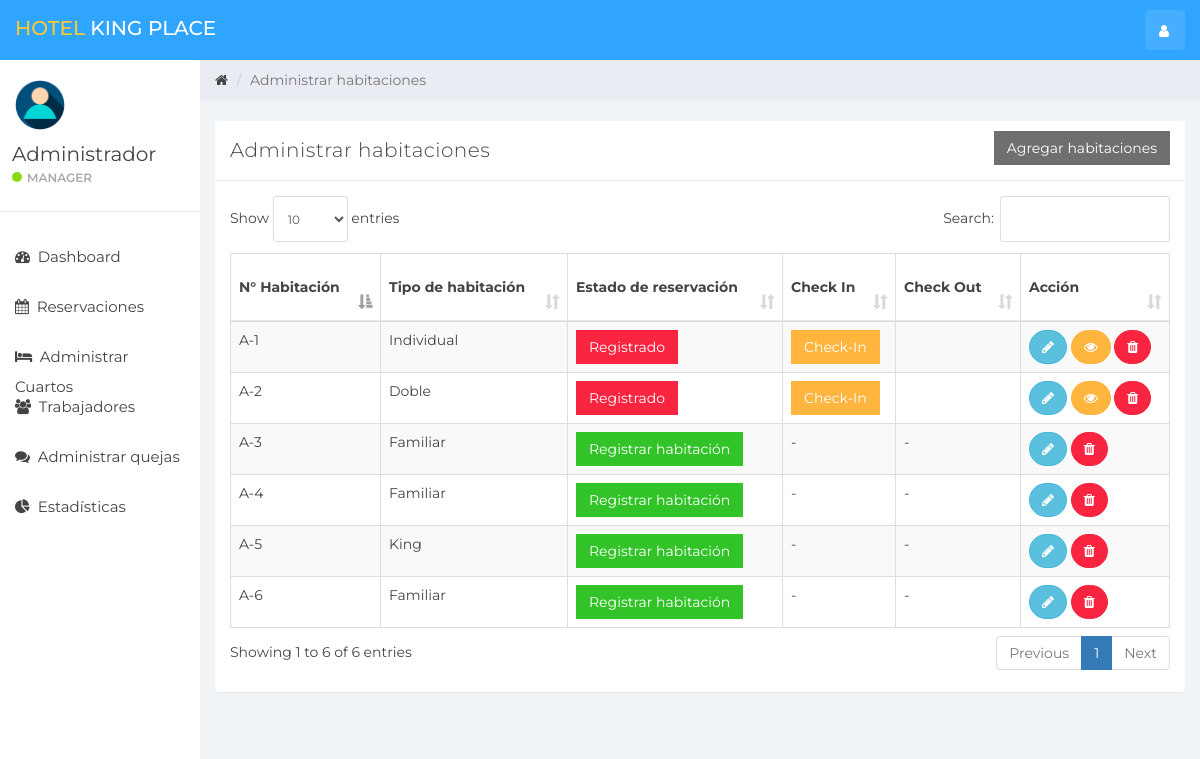
The page / (signed in) on the database as committed earlier.
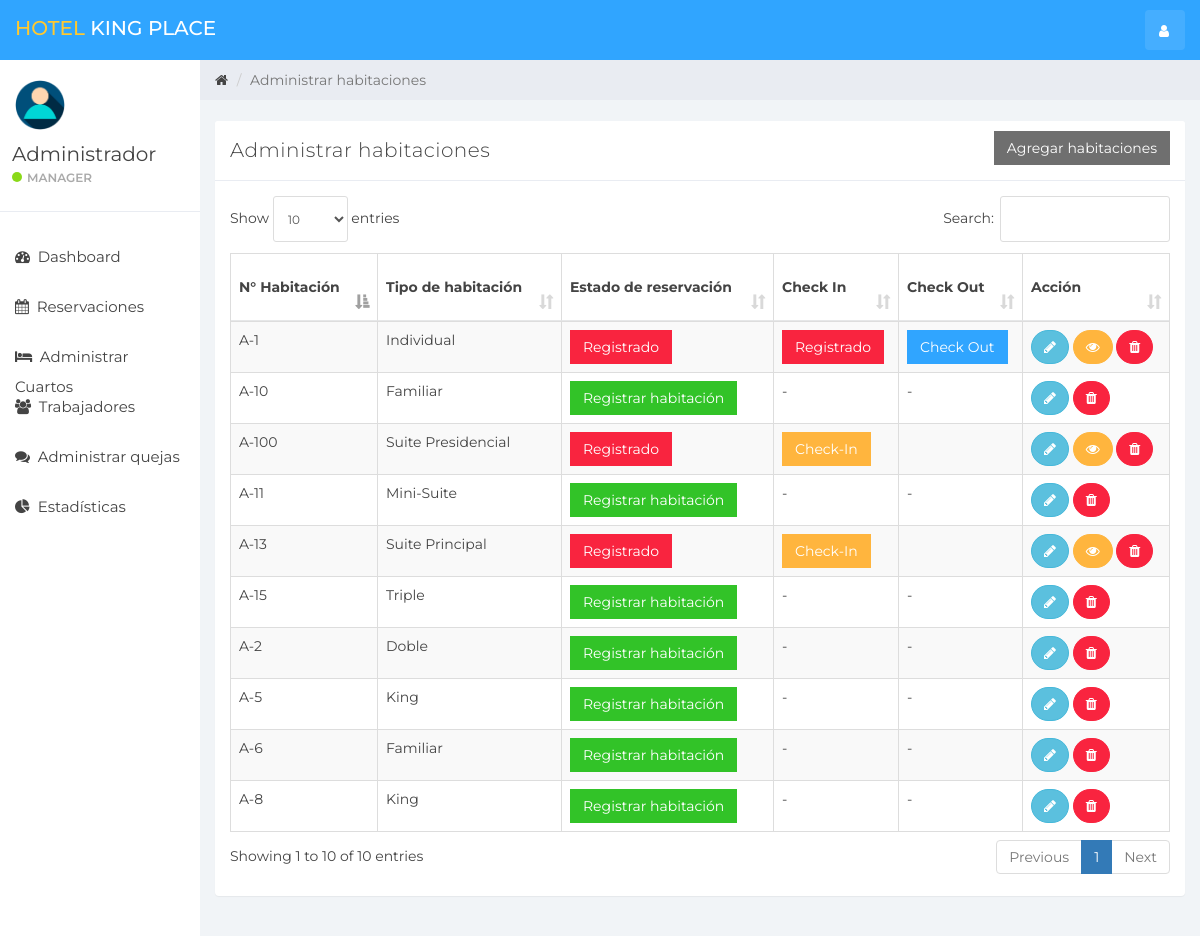
The same page on the database as committed later.
### tables this page shows
CREATE TABLE `habitacion` (
  `id_habitacion` int(10) NOT NULL,
  `id_tipohabitacion` int(10) NOT NULL,
  `numeroHabitacion` varchar(10) NOT NULL,
  `estado` tinyint(1) DEFAULT NULL,
  `check_in_Estado` tinyint(1) NOT NULL,
  `check_out_Estado` tinyint(1) NOT NULL,
  `EliminarEstado` tinyint(1) DEFAULT 0
);

CREATE TABLE `tipohabitacion` (
  `id_tipohabitacion` int(10) NOT NULL,
  `tipohabitacion` varchar(100) NOT NULL,
  `precio` int(10) NOT NULL,
  `maximopersona` int(10) NOT NULL
);

### manejo_cuart.php (the view, shortened to what the changed rows need)
<div class="col-sm-9 col-sm-offset-3 col-lg-10 col-lg-offset-2 main">
    <div class="row">
        <ol class="breadcrumb">
            <li><a href="#">
                    <em class="fa fa-home"></em>
                </a></li>
            <li class="active">Administrar habitaciones</li>
        </ol>
    </div>
    <br>
    <div class="row">
        <div class="col-lg-12">
        </div>
    </div>
    <div class="row">
        <div class="col-lg-12">
            <div class="panel panel-default">
                <div class="panel-heading">Administrar habitaciones
                    <button class="btn btn-secondary pull-right" style="border-radius:0%" data-toggle="modal" data-target="#addRoom">Agregar habitaciones</button>
                </div>
                <div class="panel-body">
                    <table class="table table-striped table-bordered table-responsive" cellspacing="0" width="100%"
                           id="rooms">
                        <thead>
                        <tr>
                            <th>N° Habitación</th>
                            <th>Tipo de habitación</th>
                            <th>Estado de reservación</th>
                            <th>Check In</th>
                            <th>Check Out</th>
                            <th>Acción</th>
                        </tr>
                        </thead>
                        <tbody>
                        <?php
                        $room_query = "SELECT * FROM habitacion NATURAL JOIN tipohabitacion WHERE EliminarEstado = 0";
                        $rooms_result = mysqli_query($connection, $room_query);
                        if (mysqli_num_rows($rooms_result) > 0) {
                            while ($rooms = mysqli_fetch_assoc($rooms_result)) { ?>
                                <tr>
                                    <td><?php echo $rooms['numeroHabitacion'] ?></td>
                                    <td><?php echo $rooms['tipohabitacion'] ?></td>
                                    <td>
                                        <?php
                                        if ($rooms['estado'] == 0) {
                                            echo '<a href="index.php?reservation&id_habitacion=' . $rooms['id_habitacion'] . '&id_tipohabitacion=' . $rooms['id_tipohabitacion'] . '" class="btn btn-success" style="border-radius:0%">Registrar habitación</a>';
                                        } else {
                                            echo '<a href="#" class="btn btn-danger" style="border-radius:0%">Registrado</a>';
                                        }
                                        ?>
                                    <td>
                                        <?php
                                        if ($rooms['estado'] == 1 && $rooms['check_in_Estado'] == 0) {
                                            echo '<button class="btn btn-warning" id="checkInRoom"  data-id="' . $rooms['id_habitacion'] . '" data-toggle="modal" style="border-radius:0%" data-target="#checkIn">Check-In</button>';
                                        } elseif ($rooms['estado'] == 0) {
                                            echo '-';
                                        } else {
                                            echo '<a href="#" class="btn btn-danger" style="border-radius:0%">Registrado</a>';
                                        }
                                        ?>
                                    </td>
                                    <td>
                                        <?php
                                        if ($rooms['estado'] == 1 && $rooms['check_in_Estado'] == 1) {
                                            echo '<button class="btn btn-primary" style="border-radius:0%" id="checkOutRoom" data-id="' . $rooms['id_habitacion'] . '">Check Out</button>';
                                        } elseif ($rooms['estado'] == 0) {
                                            echo '-';
                                        }
                                        ?>
                                    </td>
                                    <td>
                                        <button title="Editar información de habitación" style="border-radius:60px;" data-toggle="modal"
                                                data-target="#editRoom" data-id="<?php echo $rooms['id_habitacion']; ?>"
                                                id="roomEdit" class="btn btn-info"><i class="fa fa-pencil"></i></button>
                                        <?php
                                        if ($rooms['estado'] == 1) {
                                            echo '<button title="Información del Cliente" data-toggle="modal" data-target="#customerDetailsModal" data-id="' . $rooms['id_habitacion'] . '" id="customerDetails" class="btn btn-warning" style="border-radius:60px;"><i class="fa fa-eye"></i></button>';
                                        }
                                        ?>
                                        <a href="ajax.php?delete_room=<?php echo $rooms['id_habitacion']; ?>"
                                           class="btn btn-danger" style="border-radius:60px;" onclick="return confirm('¿Estás seguro?')"><i
                                                    class="fa fa-trash" alt="delete"></i></a>
                                    </td>
                                </tr>
                            <?php }
                        } else {
                            echo "No hay habitaciones";
                        }
                        ?>
                        </tbody>
                    </table>
                </div>
            </div>
        </div>
    </div>
</div>

Rows that differ between the two databases and show on the page:
no longer on this page (row edited): habitacion: numeroHabitacion "A-3", id_tipohabitacion.tipohabitacion "Familiar"
no longer on this page (row edited): habitacion: numeroHabitacion "A-4", id_tipohabitacion.tipohabitacion "Familiar"
changed habitacion "Individual": check_in_Estado "Check-In" → "Registrado Check Out"
changed habitacion "Doble": estado "Registrado Check-In" → "Registrar habitación - -"
added habitacion: numeroHabitacion "A-8", id_tipohabitacion.tipohabitacion "King"
added habitacion: numeroHabitacion "A-13", id_tipohabitacion.tipohabitacion "Suite Principal", estado "Registrado"
added habitacion: numeroHabitacion "A-10", id_tipohabitacion.tipohabitacion "Familiar"
added habitacion: numeroHabitacion "A-11", id_tipohabitacion.tipohabitacion "Mini-Suite"
added habitacion: numeroHabitacion "A-15", id_tipohabitacion.tipohabitacion "Triple"
added habitacion: numeroHabitacion "A-100", id_tipohabitacion.tipohabitacion "Suite Presidencial", estado "Registrado"
Other text that changed with them:
text written by a page script: "Show entries Search: Showing 1 to 6 of 6 entries Previous 1 Next" → "Show entries Search: Showing 1 to 10 of 10 entries Previous 1 Next"
